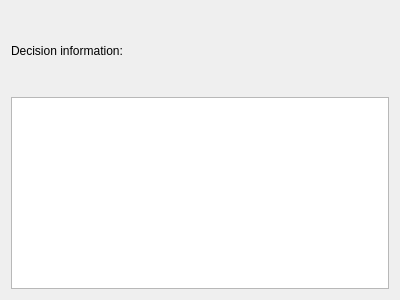
<?xml version="1.0" encoding="UTF-8"?>
<ui version="4.0">
 <class>DecisionForm</class>
 <widget class="QWidget" name="DecisionForm">
  <property name="geometry">
   <rect>
    <x>0</x>
    <y>0</y>
    <width>400</width>
    <height>300</height>
   </rect>
  </property>
  <layout class="QVBoxLayout" name="verticalLayout">
   <item>
    <widget class="QLabel" name="label_6">
     <property name="sizePolicy">
      <sizepolicy hsizetype="Preferred" vsizetype="Minimum">
       <horstretch>0</horstretch>
       <verstretch>0</verstretch>
      </sizepolicy>
     </property>
     <property name="text">
      <string>Decision information:</string>
     </property>
    </widget>
   </item>
   <item>
    <widget class="QTextBrowser" name="descriptionBrowser">
     <property name="sizePolicy">
      <sizepolicy hsizetype="Expanding" vsizetype="Preferred">
       <horstretch>0</horstretch>
       <verstretch>0</verstretch>
      </sizepolicy>
     </property>
    </widget>
   </item>
  </layout>
 </widget>
 <resources/>
 <connections/>
</ui>
